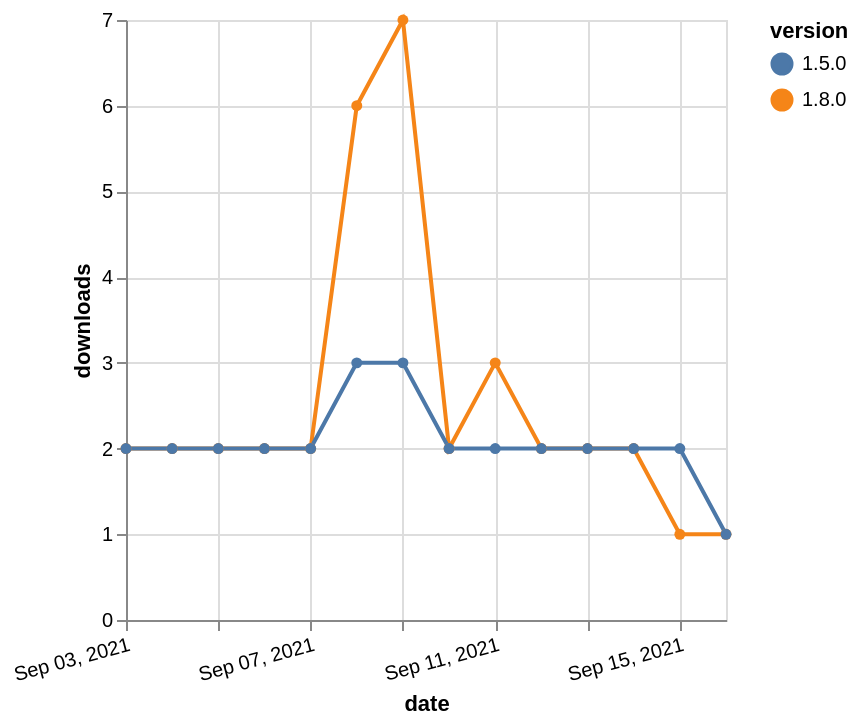

The Vega-Lite source for this figure:
### Vega-Lite specification from a JSON file in a GitHub repository (floating-point values rounded to 4 significant figures)
{"$schema": "https://vega.github.io/schema/vega-lite/v5.json", "description": "A simple bar chart with embedded data.", "data": {"values": [{"date": "2021-09-03", "total": 3909, "delta": 2, "version": "1.8.0"}, {"date": "2021-09-04", "total": 3911, "delta": 2, "version": "1.8.0"}, {"date": "2021-09-05", "total": 3913, "delta": 2, "version": "1.8.0"}, {"date": "2021-09-06", "total": 3915, "delta": 2, "version": "1.8.0"}, {"date": "2021-09-07", "total": 3917, "delta": 2, "version": "1.8.0"}, {"date": "2021-09-08", "total": 3923, "delta": 6, "version": "1.8.0"}, {"date": "2021-09-09", "total": 3930, "delta": 7, "version": "1.8.0"}, {"date": "2021-09-10", "total": 3932, "delta": 2, "version": "1.8.0"}, {"date": "2021-09-11", "total": 3935, "delta": 3, "version": "1.8.0"}, {"date": "2021-09-12", "total": 3937, "delta": 2, "version": "1.8.0"}, {"date": "2021-09-13", "total": 3939, "delta": 2, "version": "1.8.0"}, {"date": "2021-09-14", "total": 3941, "delta": 2, "version": "1.8.0"}, {"date": "2021-09-15", "total": 3942, "delta": 1, "version": "1.8.0"}, {"date": "2021-09-16", "total": 3943, "delta": 1, "version": "1.8.0"}, {"date": "2021-09-03", "total": 2923, "delta": 2, "version": "1.5.0"}, {"date": "2021-09-04", "total": 2925, "delta": 2, "version": "1.5.0"}, {"date": "2021-09-05", "total": 2927, "delta": 2, "version": "1.5.0"}, {"date": "2021-09-06", "total": 2929, "delta": 2, "version": "1.5.0"}, {"date": "2021-09-07", "total": 2931, "delta": 2, "version": "1.5.0"}, {"date": "2021-09-08", "total": 2934, "delta": 3, "version": "1.5.0"}, {"date": "2021-09-09", "total": 2937, "delta": 3, "version": "1.5.0"}, {"date": "2021-09-10", "total": 2939, "delta": 2, "version": "1.5.0"}, {"date": "2021-09-11", "total": 2941, "delta": 2, "version": "1.5.0"}, {"date": "2021-09-12", "total": 2943, "delta": 2, "version": "1.5.0"}, {"date": "2021-09-13", "total": 2945, "delta": 2, "version": "1.5.0"}, {"date": "2021-09-14", "total": 2947, "delta": 2, "version": "1.5.0"}, {"date": "2021-09-15", "total": 2949, "delta": 2, "version": "1.5.0"}, {"date": "2021-09-16", "total": 2950, "delta": 1, "version": "1.5.0"}]}, "width": "container", "mark": {"type": "line", "point": {"filled": true}}, "encoding": {"x": {"field": "date", "type": "temporal", "timeUnit": "yearmonthdate", "title": "date", "axis": {"labelAngle": -15}}, "y": {"field": "delta", "type": "quantitative", "title": "downloads"}, "color": {"field": "version", "type": "nominal"}, "tooltip": {"field": "delta"}}}
